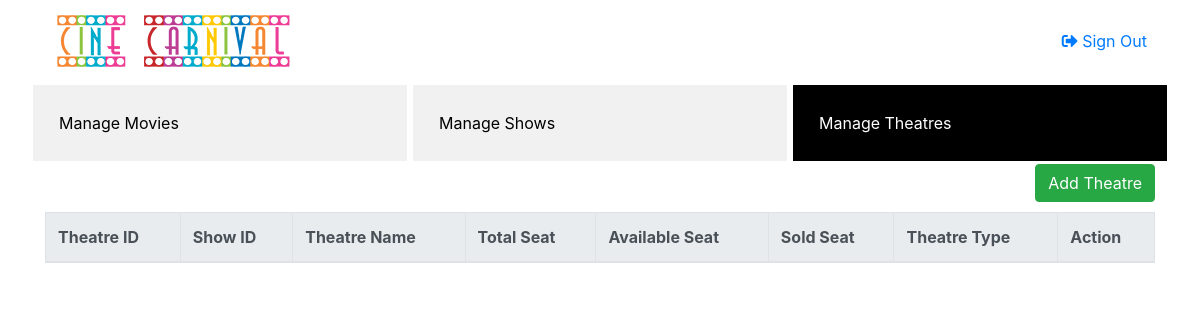
/PHP/Dash/theatre/index.php, run on an earlier commit of the app's database.
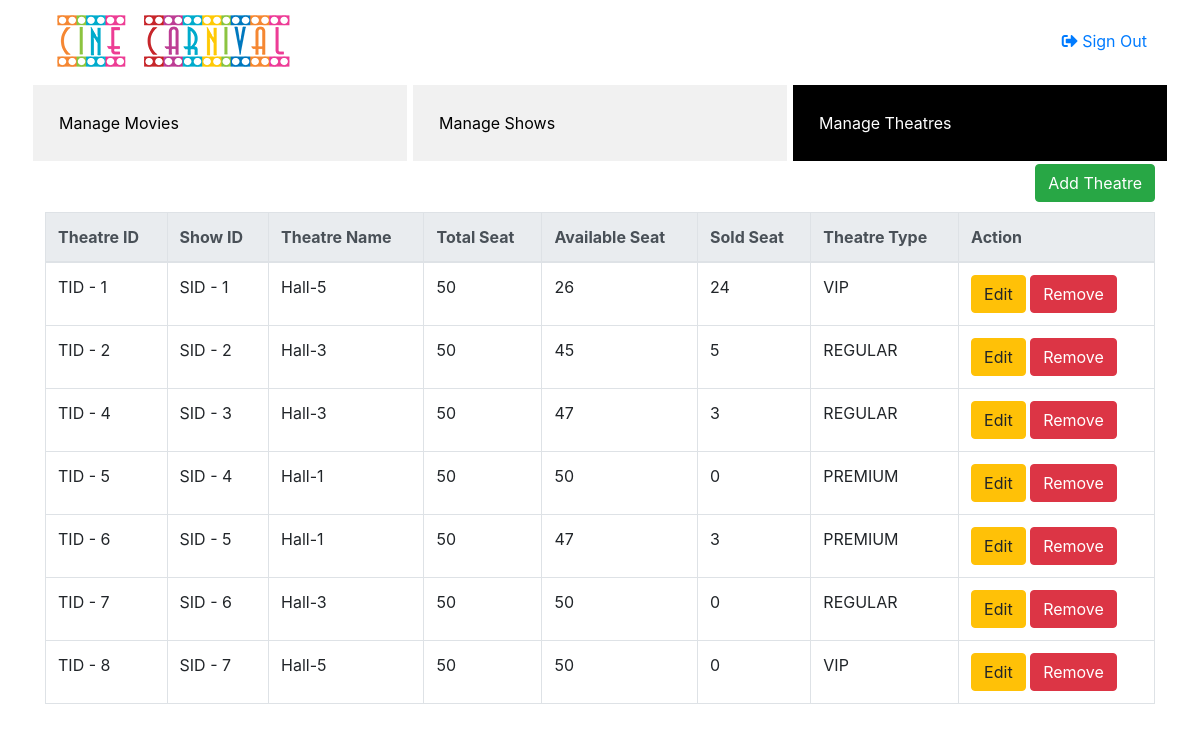
And on a later commit of the database.
### tables this page shows
CREATE TABLE `theatre` (
  `theatre_id` int(6) NOT NULL,
  `s_id` int(4) DEFAULT NULL,
  `theatre_name` varchar(30) NOT NULL,
  `total_seat` int(2) NOT NULL DEFAULT 50,
  `available_seat` int(2) NOT NULL DEFAULT 50,
  `sold_seat` int(2) DEFAULT 0,
  `theatre_type` varchar(20) NOT NULL
);

### PHP/Dash/theatre/index.php (the view, shortened to what this page needs)
<!DOCTYPE html>
<html lang="en">
	<head>
		<link rel="stylesheet" href="https://maxcdn.bootstrapcdn.com/bootstrap/4.4.1/css/bootstrap.min.css">
		<link rel="stylesheet" type="text/css" href="style.css">
		<link rel="stylesheet" href="https://cdnjs.cloudflare.com/ajax/libs/font-awesome/5.13.0/css/all.min.css">
	</head>
<body>
<header>
	<div class="d-flex flex-row flex-nowrap sm-flex-wrap  header-section container">
		<div class="p-2 mr-2">
			<a href="#"><img src="CineCarnival.png" alt="No Image..."></a>
		</div>
		<div class="p-2 align-self-center d-sm-none d-md-block d-none d-sm-block mr-0 pr-0">
		</div>
		<div class="p-2 align-self-center  mr-auto d-sm-none d-md-block d-none d-sm-block ml-0 pl-0">
		</div>
		<div class="p-2 align-self-center header-anchor">
		</div>
		<div class="p-2 align-self-center">
			<a href="..\..\SignInPage.php" style="text-decoration: none;"><i class="fas fa-sign-out-alt"></i>  Sign Out</a>
		</div>
	</div>
</header>
	<div class="container">
		<div class="row">
			<div class="col-lg-4 sidebar p-0">
			<a href="..\movie/index.php">Manage Movies</a>
			</div>
			<div class="col-lg-4 sidebar p-0">
			<a href="..\show/index.php">Manage Shows</a>
			</div>
			<div class="col-lg-4 sidebar p-0">
			<a class="active" href="index.php">Manage Theatres</a>
			</div>
		</div>
	</div>
	<div class="container">
		<button type="button" class="btn btn-success" style="float: right;" data-toggle="modal" data-target="#form_modal"> Add Theatre</button>
		<br /><br />
		<table class="table table-bordered">
			<thead class="thead-light">
				<tr>
					<th>Theatre ID</th>
					<th>Show ID</th>
					<th>Theatre Name</th>
					<th>Total Seat</th>
					<th>Available Seat</th>
					<th>Sold Seat</th>
					<th>Theatre Type</th>
					<th>Action</th>
				</tr>
			</thead>
			<tbody style="background-color:#fff;">
				<?php
					require 'conn.php';
					$query = mysqli_query($conn, "SELECT * FROM `theatre`") or die(mysqli_error());
					while($fetch = mysqli_fetch_array($query)){
				?>
				<tr>
					<td><?php echo "TID - ".$fetch['theatre_id']?></td>
					<td><?php echo "SID - ".$fetch['s_id']?></td>
					<td><?php echo $fetch['theatre_name']?></td>
					<td><?php echo $fetch['total_seat']?></td>
					<td><?php echo $fetch['available_seat']?></td>
					<td><?php echo $fetch['sold_seat']?></td>
					<td><?php echo $fetch['theatre_type']?></td>
					<td><button class="btn btn-warning" data-toggle="modal" type="button" data-target="#update_modal<?php echo $fetch['theatre_id']?>"> Edit</button>
					<a href="delete.php?delete=<?php echo $fetch['theatre_id']; ?>" class="btn btn-danger">Remove</a>
					</td>
				</tr>
				<?php
					include 'update_movie.php';
					}
				?>
			</tbody>
		</table>
	</div>
</body>
</html>

What changed in the data, as far as the page shows it:
added theatre: theatre_id "1", s "1", theatre_name "Hall-5", total_seat "50", available_seat "26", sold_seat "24", theatre_type "VIP"
added theatre: theatre_id "2", s "2", theatre_name "Hall-3", total_seat "50", available_seat "45", sold_seat "5", theatre_type "REGULAR"
added theatre: theatre_id "4", s "3", theatre_name "Hall-3", total_seat "50", available_seat "47", sold_seat "3", theatre_type "REGULAR"
added theatre: theatre_id "5", s "4", theatre_name "Hall-1", total_seat "50", available_seat "50", sold_seat "0", theatre_type "PREMIUM"
added theatre: theatre_id "6", s "5", theatre_name "Hall-1", total_seat "50", available_seat "47", sold_seat "3", theatre_type "PREMIUM"
added theatre: theatre_id "7", s "6", theatre_name "Hall-3", total_seat "50", available_seat "50", sold_seat "0", theatre_type "REGULAR"
added theatre: theatre_id "8", s "7", theatre_name "Hall-5", total_seat "50", available_seat "50", sold_seat "0", theatre_type "VIP"
